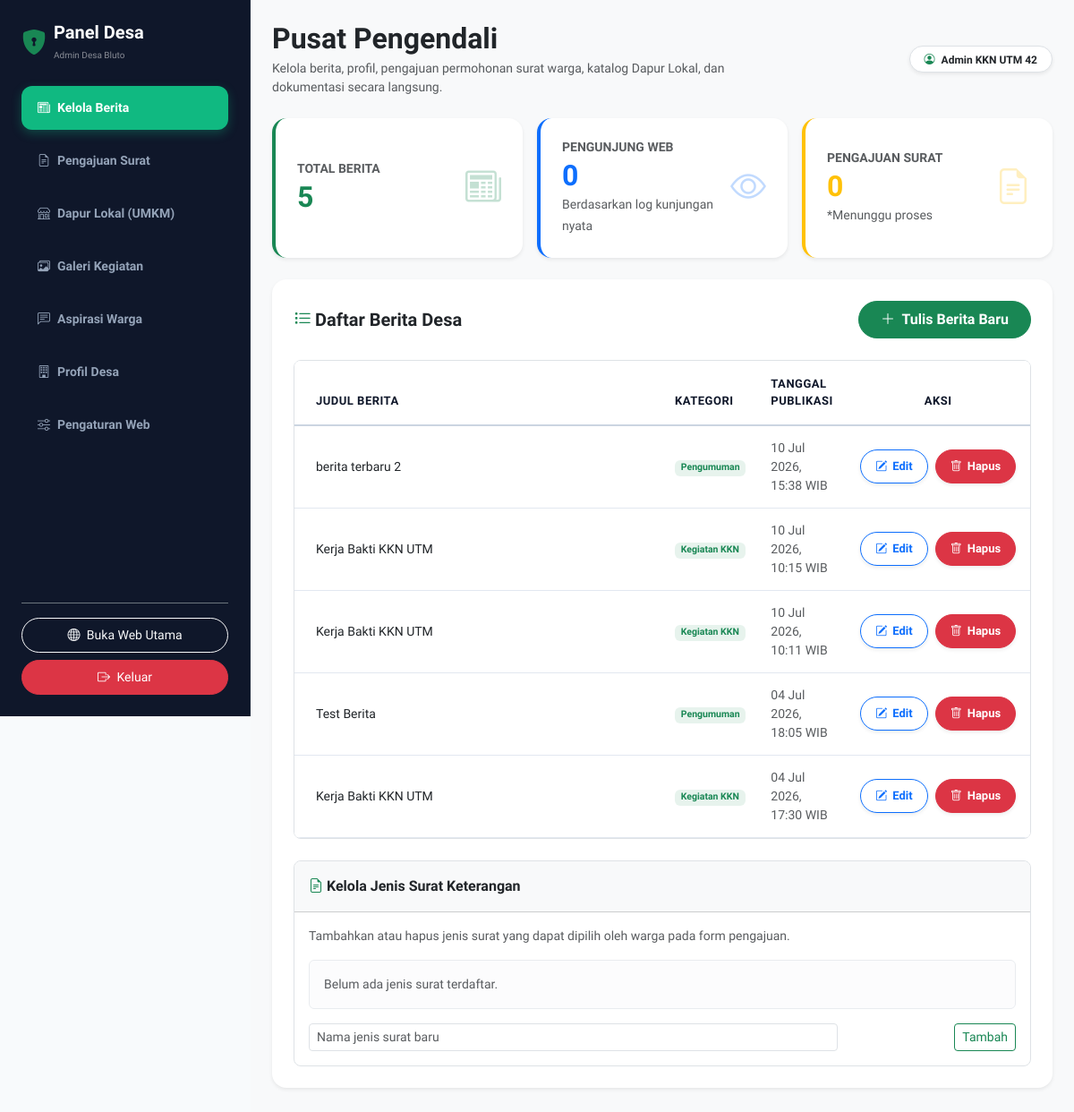
Before: /admin.php (signed in) with the older database file.
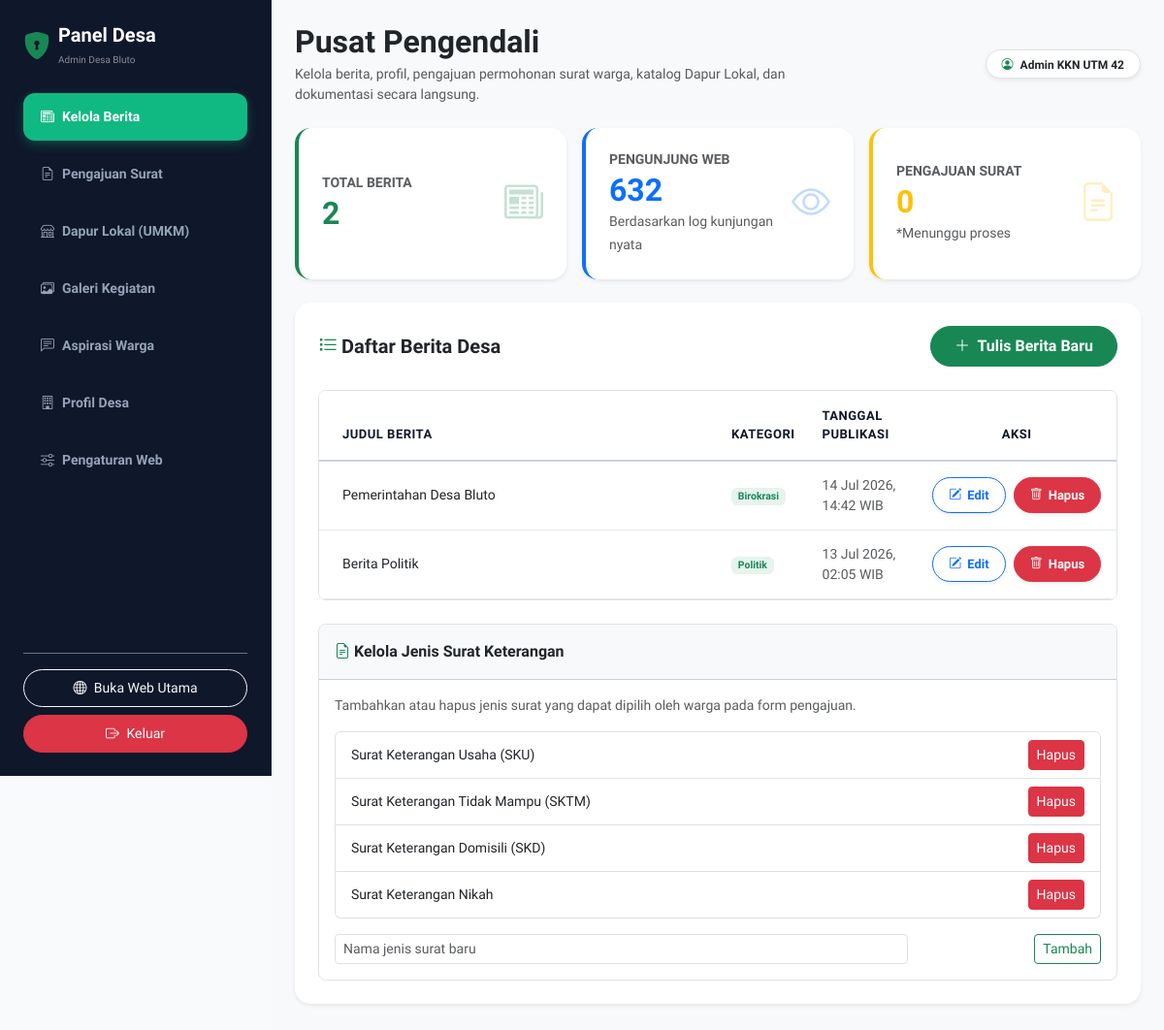
After: the same page with the newer database file.
### tables this page shows
CREATE TABLE berita (
    id_berita INTEGER PRIMARY KEY AUTOINCREMENT, 
    id_kategori INTEGER, 
    judul TEXT, 
    slug TEXT, 
    isi TEXT, 
    gambar_cover TEXT, 
    tanggal_publikasi DATETIME DEFAULT CURRENT_TIMESTAMP, 
    id_admin INTEGER
);

CREATE TABLE kategori_berita (
    id_kategori INTEGER PRIMARY KEY AUTOINCREMENT, 
    nama_kategori TEXT
);

CREATE TABLE jenis_surat (
            id INTEGER PRIMARY KEY AUTOINCREMENT,
            nama TEXT UNIQUE
        );

### admin.php (the view, shortened to what the rows shown need)
<?php
require_once 'config/database.php';
try {
    $koneksi->exec("CREATE TABLE IF NOT EXISTS struktur_pemerintahan (
        id_struktur INTEGER PRIMARY KEY AUTOINCREMENT,
        nama TEXT,
        jabatan TEXT,
        foto TEXT,
        urutan INTEGER DEFAULT 0
    )");
} catch (PDOException $e) {
}
try {
    $koneksi->exec("CREATE TABLE IF NOT EXISTS jenis_surat (
        id INTEGER PRIMARY KEY AUTOINCREMENT,
        nama TEXT UNIQUE
    )");
} catch (PDOException $e) {
}
try {
    $stmtJenisAdmin = $koneksi->query("SELECT id, nama FROM jenis_surat ORDER BY id ASC");
    $jenisSuratList = $stmtJenisAdmin->fetchAll(PDO::FETCH_ASSOC);
} catch (PDOException $e) {
    $jenisSuratList = [];
}
try {
    $stmtSuratCount = $koneksi->query("SELECT COUNT(*) FROM pengajuan_surat WHERE status_pengajuan = 'Menunggu'");
    $totalSuratMenunggu = $stmtSuratCount->fetchColumn();
} catch (PDOException $e) {
    $totalSuratMenunggu = 0;
}
try {
    $stmtCount = $koneksi->query("SELECT COUNT(*) FROM berita");
    $totalBerita = $stmtCount->fetchColumn();
} catch (PDOException $e) {
    $totalBerita = 0;
}
try {
    $stmtVisitorCount = $koneksi->query("SELECT COUNT(*) FROM visitor_logs");
    $totalVisitors = $stmtVisitorCount->fetchColumn();
} catch (PDOException $e) {
    $totalVisitors = 0;
}
try {
    $stmtAll = $koneksi->query("SELECT berita.*, kategori_berita.nama_kategori
                               FROM berita
                               JOIN kategori_berita ON berita.id_kategori = kategori_berita.id_kategori
                               ORDER BY tanggal_publikasi DESC");
    $beritaList = $stmtAll->fetchAll(PDO::FETCH_ASSOC);
} catch (PDOException $e) {
    $beritaList = [];
}
?>
<!DOCTYPE html>
<html lang="id">
<head>
    <link href="https://cdn.jsdelivr.net/npm/bootstrap@5.3.2/dist/css/bootstrap.min.css" rel="stylesheet">
    <link rel="stylesheet" href="https://cdn.jsdelivr.net/npm/bootstrap-icons@1.11.1/font/bootstrap-icons.css">
</head>
<body>
<div class="d-flex min-vh-100 flex-column flex-lg-row">
    <div class="flex-grow-1 d-flex flex-column min-vh-100 bg-light" id="main-content-area">
        <main class="p-4 flex-grow-1">
            <div class="row mb-4 align-items-center">
                <div class="col-md-8">
                    <h2 class="fw-bold text-dark mb-1">Pusat Pengendali</h2>
                </div>
            </div>
            <div class="row mb-4 g-3">
                <div class="col-md-4">
                    <div class="card dashboard-card bg-white border-start border-success border-4 h-100 shadow-sm">
                        <div class="card-body p-4 d-flex align-items-center justify-content-between">
                            <div>
                                <h2 class="fw-bold mb-0 text-success"><?= $totalBerita ?></h2>
                            </div>
                            <h1 class="text-success opacity-25 mb-0"><i class="bi bi-newspaper"></i></h1>
                        </div>
                    </div>
                </div>
                <div class="col-md-4">
                    <div class="card dashboard-card bg-white border-start border-primary border-4 h-100 shadow-sm">
                        <div class="card-body p-4 d-flex align-items-center justify-content-between">
                            <div>
                                <h2 class="fw-bold mb-0 text-primary"><?= (int)$totalVisitors ?></h2>
                            </div>
                            <h1 class="text-primary opacity-25 mb-0"><i class="bi bi-eye"></i></h1>
                        </div>
                    </div>
                </div>
                <div class="col-md-4">
                    <div class="card dashboard-card bg-white border-start border-warning border-4 h-100 shadow-sm">
                        <div class="card-body p-4 d-flex align-items-center justify-content-between">
                            <div>
                                <h2 class="fw-bold mb-0 text-warning"><?= $totalSuratMenunggu ?></h2>
                            </div>
                            <h1 class="text-warning opacity-25 mb-0"><i class="bi bi-file-earmark-text"></i></h1>
                        </div>
                    </div>
                </div>
            </div>
            <div class="card border-0 shadow-sm rounded-4 overflow-hidden mb-4">
                <div class="card-body p-4">
                    <div class="tab-content" id="adminTabContent">
                        <div class="tab-pane fade show active" id="berita-pane" role="tabpanel">
                            <div class="table-responsive rounded-3 border">
                                <table class="table table-custom align-middle mb-0">
                                    <thead>
                                        <tr>
                                            <th class="ps-4 py-3" style="width: 50%;">Judul Berita</th>
                                            <th class="py-3">Kategori</th>
                                            <th class="py-3">Tanggal Publikasi</th>
                                            <th class="text-center py-3" style="width: 25%;">Aksi</th>
                                        </tr>
                                    </thead>
                                    <tbody>
                                        <?php if(count($beritaList) > 0): ?>
                                            <?php foreach($beritaList as $b): ?>
                                            <tr>
                                                <td class="ps-4 fw-medium text-dark"><?= htmlspecialchars($b['judul']) ?></td>
                                                <td>
                                                    <span class="badge bg-success bg-opacity-10 text-success font-semibold">
                                                        <?= htmlspecialchars($b['nama_kategori']) ?>
                                                    </span>
                                                </td>
                                                <td class="small text-muted"><?= date('d M Y, H:i', strtotime($b['tanggal_publikasi'])) ?> WIB</td>
                                                <td class="text-center">
                                                    <div class="d-flex gap-2 justify-content-center">
                                                        <a href="edit_berita.php?id=<?= $b['id_berita'] ?>" class="btn btn-action-lg btn-outline-primary shadow-sm" title="Edit">
                                                            <i class="bi bi-pencil-square"></i> Edit
                                                        </a>
                                                        <a href="hapus_berita.php?id=<?= $b['id_berita'] ?>" class="btn btn-action-lg btn-danger shadow-sm" title="Hapus" onclick="return confirm('Apakah Anda yakin ingin menghapus berita ini?');">
                                                            <i class="bi bi-trash"></i> Hapus
                                                        </a>
                                                    </div>
                                                </td>
                                            </tr>
                                            <?php endforeach; ?>
                                        <?php endif; ?>
                                    </tbody>
                                </table>
                            </div>
                        </div>
                            <div class="card border rounded-3 overflow-hidden mt-4">
                                <div class="card-body p-3">
                                    <?php if (!empty($jenisSuratList)): ?>
                                        <div class="list-group mb-3">
                                            <?php foreach ($jenisSuratList as $jenis): ?>
                                                <div class="d-flex justify-content-between align-items-center list-group-item">
                                                    <div class="small text-dark"><?= htmlspecialchars($jenis['nama']) ?></div>
                                                    <form action="admin.php" method="POST" onsubmit="return confirm('Hapus jenis surat ini?');">
                                                        <button type="submit" class="btn btn-sm btn-danger">Hapus</button>
                                                    </form>
                                                </div>
                                            <?php endforeach; ?>
                                        </div>
                                    <?php else: ?>
                                        <div class="alert alert-light small text-muted">Belum ada jenis surat terdaftar.</div>
                                    <?php endif; ?>
                                </div>
                            </div>
                    </div>
                </div>
            </div>
        </main>
    </div>
</div>
</body>
</html>

Changed rows visible on the page:
removed berita: judul "berita terbaru 2", id_kategori.nama_kategori "Pengumuman", tanggal_publikasi "10 Jul 2026, 15:38"
removed berita: judul "Kerja Bakti KKN UTM", id_kategori.nama_kategori "Kegiatan KKN", tanggal_publikasi "10 Jul 2026, 10:15"
removed berita: judul "Kerja Bakti KKN UTM", id_kategori.nama_kategori "Kegiatan KKN", tanggal_publikasi "10 Jul 2026, 10:11"
removed berita: judul "Test Berita", id_kategori.nama_kategori "Pengumuman", tanggal_publikasi "04 Jul 2026, 18:05"
removed berita: judul "Kerja Bakti KKN UTM", id_kategori.nama_kategori "Kegiatan KKN", tanggal_publikasi "04 Jul 2026, 17:30"
added berita: judul "Pemerintahan Desa Bluto", id_kategori.nama_kategori "Birokrasi", tanggal_publikasi "14 Jul 2026, 14:42"
added berita: judul "Berita Politik", id_kategori.nama_kategori "Politik", tanggal_publikasi "13 Jul 2026, 02:05"
added jenis_surat: nama "Surat Keterangan Usaha (SKU)"
added jenis_surat: nama "Surat Keterangan Tidak Mampu (SKTM)"
added jenis_surat: nama "Surat Keterangan Domisili (SKD)"
added jenis_surat: nama "Surat Keterangan Nikah"
Other visible differences:
$totalBerita: "5" → "2"
$totalVisitors: "0" → "632"
text no longer shown: "Belum ada jenis surat terdaftar."
